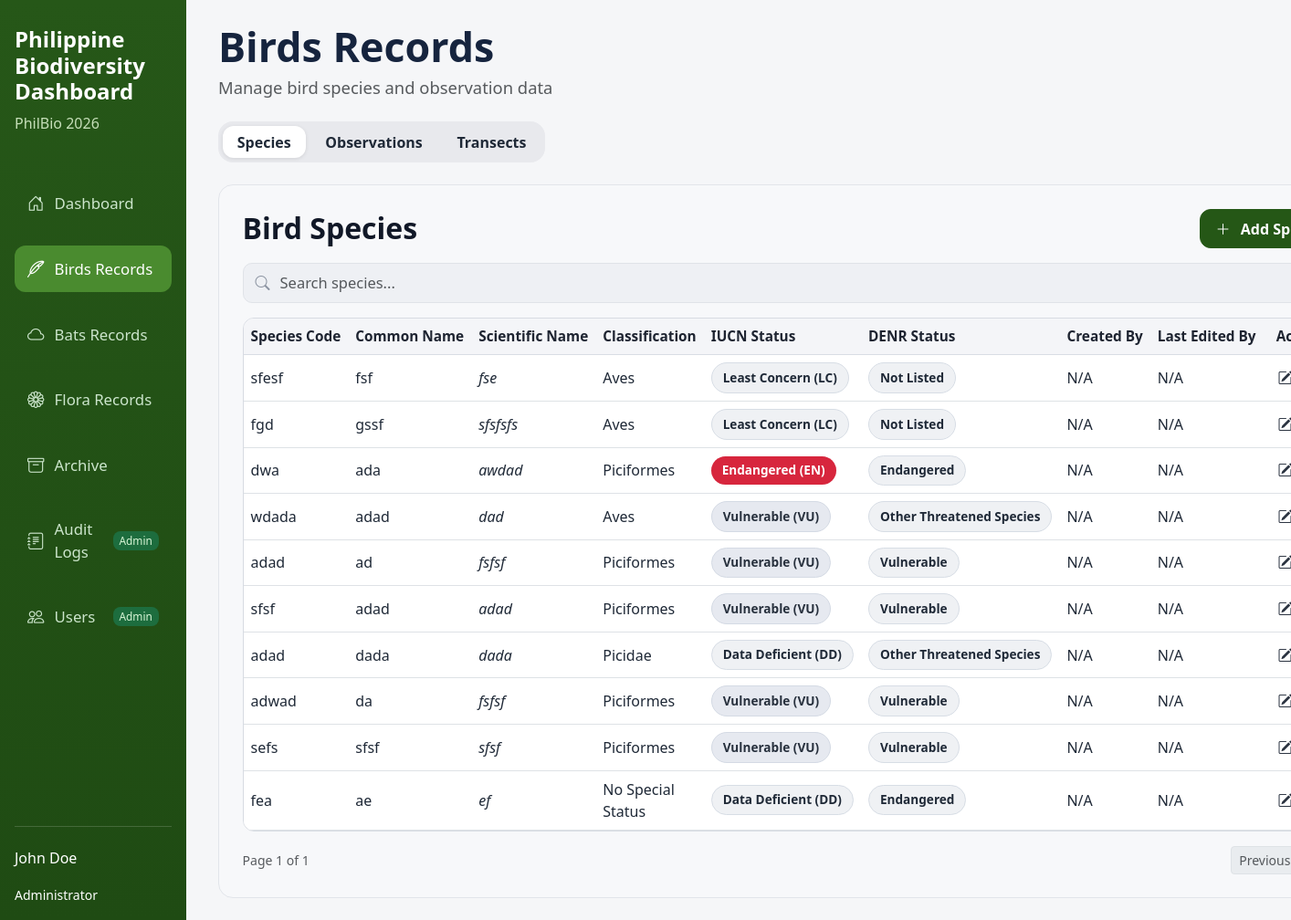
/phildata/birds.php, run on the app's committed database.
### tables this page shows
CREATE TABLE `bird_species` (
  `species_id` int(11) NOT NULL COMMENT 'Unique ID for each bird species',
  `species_code` varchar(50) DEFAULT NULL COMMENT 'Official species code used in surveys',
  `common_name` varchar(255) DEFAULT NULL COMMENT 'Common/local name of bird',
  `scientific_name` varchar(255) DEFAULT NULL COMMENT 'Scientific name of species',
  `classification` enum('RR','E','M','I','NSS') DEFAULT NULL COMMENT 'RR=Restricted-range, E=Endemic, M=Migratory, I=Non, NSS=Not Species-specific',
  `classification_text` varchar(255) DEFAULT NULL,
  `iucn_status` enum('EX','EW','CR','EN','VU','NT','LC','DD','NE') DEFAULT NULL COMMENT 'IUCN Red List conservation status',
  `denr_status` enum('CR','EN','VU','OTS','NL') DEFAULT NULL COMMENT 'DENR DAO conservation status'
);

### phildata/birds.php (the view, shortened to what this page needs)
<?php
include 'db_connect.php';
$classificationLabels = [
    'RR' => 'Resident / Regular',
    'E' => 'Endemic',
    'M' => 'Migratory',
    'I' => 'Introduced',
    'NSS' => 'No Special Status',
];
$iucnLabels = [
    'EX' => 'Extinct (EX)',
    'EW' => 'Extinct in the Wild (EW)',
    'CR' => 'Critically Endangered (CR)',
    'EN' => 'Endangered (EN)',
    'VU' => 'Vulnerable (VU)',
    'NT' => 'Near Threatened (NT)',
    'LC' => 'Least Concern (LC)',
    'DD' => 'Data Deficient (DD)',
    'NE' => 'Not Evaluated (NE)',
];
$denrLabels = [
    'CR' => 'Critically Endangered',
    'EN' => 'Endangered',
    'VU' => 'Vulnerable',
    'OTS' => 'Other Threatened Species',
    'NL' => 'Not Listed',
];
$activeBirdTab = $_GET['tab'] ?? 'species';
$itemsPerPage = 10;
$speciesPage = max(1, (int) ($_GET['species_page'] ?? 1));
$columnStmt = $pdo->query("SHOW COLUMNS FROM bird_species");
$availableColumns = array_map(static fn($col) => $col['Field'], $columnStmt->fetchAll());
$availableColumnsMap = array_flip($availableColumns);
$selectColumns = ['species_id', 'species_code', 'common_name', 'scientific_name', 'classification', 'iucn_status'];
if (isset($availableColumnsMap['classification_text'])) {
    $selectColumns[] = 'classification_text';
} else {
    $selectColumns[] = 'NULL AS classification_text';
}
if (isset($availableColumnsMap['denr_status'])) {
    $selectColumns[] = 'denr_status';
} else {
    $selectColumns[] = 'NULL AS denr_status';
}
if (isset($availableColumnsMap['created_by'])) {
    $selectColumns[] = 'created_by';
} else {
    $selectColumns[] = 'NULL AS created_by';
}
if (isset($availableColumnsMap['last_edited_by'])) {
    $selectColumns[] = 'last_edited_by';
} else {
    $selectColumns[] = 'NULL AS last_edited_by';
}
$query = 'SELECT ' . implode(', ', $selectColumns) . ' FROM bird_species';
$speciesTotalCountStmt = $pdo->query('SELECT COUNT(*) FROM bird_species');
$speciesTotalCount = (int) $speciesTotalCountStmt->fetchColumn();
$speciesTotalPages = $speciesTotalCount > 0 ? (int) ceil($speciesTotalCount / $itemsPerPage) : 0;
$speciesPage = $speciesTotalPages > 0 ? min($speciesPage, $speciesTotalPages) : 1;
$speciesOffset = ($speciesPage - 1) * $itemsPerPage;
$speciesPagedQuery = $query . ' ORDER BY species_id DESC LIMIT ' . (int) $itemsPerPage . ' OFFSET ' . (int) $speciesOffset;
$stmt = $pdo->query($speciesPagedQuery);
$species = $stmt->fetchAll();
function iucnBadgeClass($status)
{
    $value = strtoupper((string) $status);
    if ($value === 'CR' || $value === 'EN') {
        return 'badge-critical';
    }
    if ($value === 'VU' || $value === 'NT') {
        return 'badge-vulnerable';
    }
    return 'badge-neutral';
}
?>
<!DOCTYPE html>
<html lang="en">
<head>
    <link href="https://cdn.jsdelivr.net/npm/bootstrap@5.3.0/dist/css/bootstrap.min.css" rel="stylesheet">
    <link href="https://cdn.jsdelivr.net/npm/bootstrap-icons@1.11.3/font/bootstrap-icons.css" rel="stylesheet">
    <link href="style.css" rel="stylesheet">
</head>
<body>
<div class="d-flex app-shell">
    <?php include 'sidebar.php'; ?>
    <main class="main-content birds-page p-4 w-100">
        <div class="page-head mb-4">
            <h1 class="mb-1">Birds Records</h1>
            <p class="text-muted mb-0">Manage bird species and observation data</p>
        </div>
        <div class="records-tabs mb-4">
            <button class="tab-pill <?= $activeBirdTab === 'species' ? 'active' : '' ?>" type="button" onclick="window.location.href='birds.php?tab=species'">Species</button>
            <button class="tab-pill <?= $activeBirdTab === 'observations' ? 'active' : '' ?>" type="button" onclick="window.location.href='birds.php?tab=observations'">Observations</button>
            <button class="tab-pill <?= $activeBirdTab === 'transects' ? 'active' : '' ?>" type="button" onclick="window.location.href='birds.php?tab=transects'">Transects</button>
        </div>
        <?php if ($activeBirdTab === 'species'): ?>
        <section class="birds-card">
            <div class="birds-card-head">
                <h2>Bird Species</h2>
                <button class="btn btn-success add-species-btn" id="openAddSpeciesModal" type="button">
                    <i class="bi bi-plus-lg"></i>
                    Add Species
                </button>
            </div>
            <div class="search-wrap">
                <i class="bi bi-search"></i>
                <input type="text" class="form-control" id="searchInput" placeholder="Search species..." onkeyup="searchTable()">
            </div>
            <div class="table-wrap">
                <table class="table align-middle mb-0" id="speciesTable">
                    <thead>
                        <tr>
                            <th>Species Code</th>
                            <th>Common Name</th>
                            <th>Scientific Name</th>
                            <th>Classification</th>
                            <th>IUCN Status</th>
                            <th>DENR Status</th>
                            <th>Created By</th>
                            <th>Last Edited By</th>
                            <th class="text-center">Actions</th>
                        </tr>
                    </thead>
                    <tbody>
                        <?php foreach ($species as $row): ?>
                        <tr>
                            <td><?= htmlspecialchars($row['species_code']) ?></td>
                            <td><?= htmlspecialchars($row['common_name']) ?></td>
                            <td><em><?= htmlspecialchars($row['scientific_name']) ?></em></td>
                            <td><?= htmlspecialchars(trim((string) ($row['classification_text'] ?? '')) !== '' ? $row['classification_text'] : ($classificationLabels[$row['classification']] ?? ($row['classification'] ?? 'N/A'))) ?></td>
                            <td>
                                <span class="status-badge <?= iucnBadgeClass($row['iucn_status']) ?>">
                                    <?= htmlspecialchars($iucnLabels[$row['iucn_status']] ?? 'N/A') ?>
                                </span>
                            </td>
                            <td>
                                <span class="status-badge badge-neutral"><?= htmlspecialchars($denrLabels[$row['denr_status']] ?? 'N/A') ?></span>
                            </td>
                            <td><?= htmlspecialchars(($row['created_by'] ?? '') !== '' ? $row['created_by'] : 'N/A') ?></td>
                            <td><?= htmlspecialchars(($row['last_edited_by'] ?? '') !== '' ? $row['last_edited_by'] : 'N/A') ?></td>
                            <td>
                                <div class="table-actions">
                                    <?php if (isset($row['species_id']) && (int) $row['species_id'] > 0): ?>
                                        <a href="edit_bird_species.php?id=<?= urlencode((string) $row['species_id']) ?>" class="action-link" aria-label="Edit record"><i class="bi bi-pencil-square"></i></a>
                                    <?php endif; ?>
                                </div>
                            </td>
                        </tr>
                        <?php endforeach; ?>
                    </tbody>
                </table>
            </div>
            <?php if ($speciesTotalCount > 0): ?>
                <div class="d-flex justify-content-between align-items-center mt-3 flex-wrap gap-2">
                    <small class="text-muted">Page <?= htmlspecialchars((string) $speciesPage) ?> of <?= htmlspecialchars((string) $speciesTotalPages) ?></small>
                    <nav aria-label="Species pagination">
                        <ul class="pagination pagination-sm mb-0">
                            <li class="page-item <?= $speciesPage <= 1 ? 'disabled' : '' ?>">
                                <a class="page-link" href="<?= $speciesPage <= 1 ? '#' : htmlspecialchars(buildBirdsTabUrl('species', ['species_page' => $speciesPage - 1])) ?>">Previous</a>
                            </li>
                        </ul>
                    </nav>
                </div>
            <?php endif; ?>
        </section>
        <?php endif; ?>
    </main>
</div>
</body>
</html>

### phildata/style.css (style rules this page uses)
body { background-color: #f5f6f8; font-family: "Segoe UI", Tahoma, Geneva, Verdana, sans-serif; color: #1d2433; }
.main-content { background: #f5f6f8; }
.app-shell { min-height: 100vh; }
.birds-page { padding-left: 2.2rem !important; padding-right: 2.2rem !important; }
.page-head h1 { font-size: 2.8rem; font-weight: 700; color: #16243e; }
.page-head p { font-size: 1.15rem; }
.records-tabs { display: inline-flex; gap: 0.35rem; background: #e8e9ed; border-radius: 16px; padding: 0.3rem; }
.tab-pill { border: none; border-radius: 12px; padding: 0.35rem 1rem; background: transparent; color: #1f2937; font-weight: 600; }
.tab-pill.active { background: #ffffff; box-shadow: 0 1px 4px rgba(0, 0, 0, 0.1); }
.birds-card { background: #f7f8fa; border: 1px solid #e2e5ea; border-radius: 16px; padding: 1.6rem; }
.birds-card-head { display: flex; justify-content: space-between; align-items: center; margin-bottom: 1rem; }
.birds-card-head h2 { font-size: 2rem; margin: 0; font-weight: 700; color: #111827; }
.add-species-btn { background-color: #255716; border-color: #255716; border-radius: 12px; font-weight: 600; padding: 0.55rem 1rem; }
.add-species-btn i { margin-right: 0.45rem; }
.search-wrap { position: relative; margin-bottom: 1rem; }
.search-wrap i { position: absolute; left: 14px; top: 50%; transform: translateY(-50%); color: #8b93a1; }
.search-wrap input { border: 1px solid #e0e3e8; background: #eef0f4; border-radius: 10px; min-height: 44px; padding-left: 40px; font-size: 1.03rem; }
.table-wrap { border: 1px solid #d7dbe2; border-radius: 12px; overflow-x: auto; background: #fff; }
#speciesTable { min-width: 1150px; }
#speciesTable thead th { background: #f4f5f8; color: #1e2431; font-size: 0.96rem; font-weight: 700; border-bottom: 1px solid #d9dde4; white-space: nowrap; }
#speciesTable tbody td { vertical-align: middle; color: #1f2937; }
.status-badge { display: inline-block; border-radius: 999px; font-size: 0.85rem; font-weight: 700; padding: 0.35rem 0.75rem; white-space: nowrap; }
.badge-neutral { color: #1f2937; background: #eff1f4; border: 1px solid #d7dde5; }
.badge-vulnerable { color: #27303d; background: #e6e9f0; border: 1px solid #d4dae4; }
.badge-critical { color: #fff; background: #d7263d; }
.table-actions { display: flex; align-items: center; justify-content: center; gap: 0.35rem; }
.action-link { width: 32px; height: 32px; display: inline-flex; align-items: center; justify-content: center; border-radius: 8px; color: #2b3340; text-decoration: none; border: 1px solid transparent; }

### data on the page
bird_species: species_code "sfesf", common_name "fsf", scientific_name "fse", classification_text "Aves", iucn_status "Least Concern (LC)", denr_status "Not Listed", created_by "N/A", last_edited_by "N/A"
bird_species: species_code "fgd", common_name "gssf", scientific_name "sfsfsfs", classification_text "Aves", iucn_status "Least Concern (LC)", denr_status "Not Listed", created_by "N/A", last_edited_by "N/A"
bird_species: species_code "dwa", common_name "ada", scientific_name "awdad", classification_text "Piciformes", iucn_status "Endangered (EN)", denr_status "Endangered", created_by "N/A", last_edited_by "N/A"
bird_species: species_code "wdada", common_name "adad", scientific_name "dad", classification_text "Aves", iucn_status "Vulnerable (VU)", denr_status "Other Threatened Species", created_by "N/A", last_edited_by "N/A"
bird_species: species_code "adad", common_name "ad", scientific_name "fsfsf", classification_text "Piciformes", iucn_status "Vulnerable (VU)", denr_status "Vulnerable", created_by "N/A", last_edited_by "N/A"
bird_species: species_code "sfsf", common_name "adad", scientific_name "adad", classification_text "Piciformes", iucn_status "Vulnerable (VU)", denr_status "Vulnerable", created_by "N/A", last_edited_by "N/A"
bird_species: species_code "adad", common_name "dada", scientific_name "dada", classification_text "Picidae", iucn_status "Data Deficient (DD)", denr_status "Other Threatened Species", created_by "N/A", last_edited_by "N/A"
bird_species: species_code "adwad", common_name "da", scientific_name "fsfsf", classification_text "Piciformes", iucn_status "Vulnerable (VU)", denr_status "Vulnerable", created_by "N/A", last_edited_by "N/A"
bird_species: species_code "sefs", common_name "sfsf", scientific_name "sfsf", classification_text "Piciformes", iucn_status "Vulnerable (VU)", denr_status "Vulnerable", created_by "N/A", last_edited_by "N/A"
bird_species: species_code "fea", common_name "ae", scientific_name "ef", classification_text+classification "No Special Status", iucn_status "Data Deficient (DD)", denr_status "Endangered", created_by "N/A", last_edited_by "N/A"

### other printed values
$speciesPage "1"
$speciesTotalPages "1"
